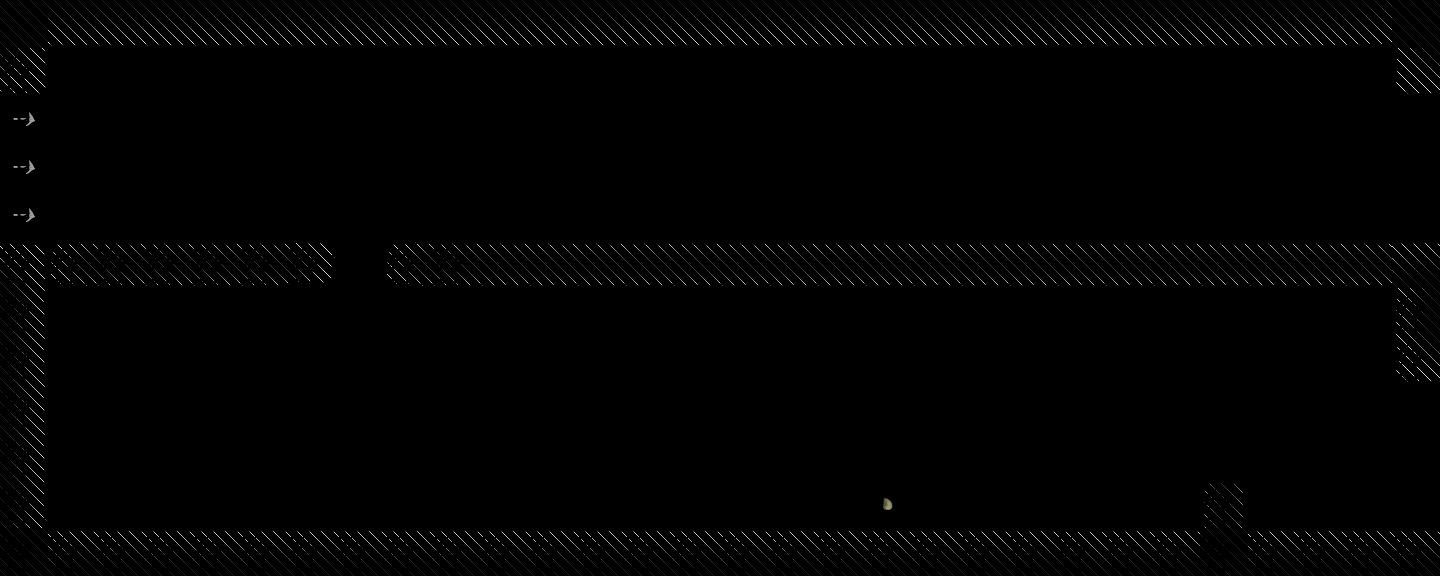

This is a level from a 2D game, rendered from its Tiled map with the project's own tilesets. A one-line summary and the map file follow, with tile-layer data summarised:
An orthogonal 30x12 tile map with 48x48 px tiles, 2 tile layers (Tiles, Objects), 2 tilesets and 6 objects.

<map version="1.0" orientation="orthogonal" width="30" height="12" tilewidth="48" tileheight="48">
 <tileset firstgid="1" name="objects" tilewidth="48" tileheight="48">
  <image source="img/tiles/objects.png" width="192" height="192" />
  <tile id="0">
   <properties>
    <property name="components" value="Player" />
    <property name="object" value="" />
   </properties>
  </tile>
  <tile id="1">
   <properties>
    <property name="components" value="Finish" />
    <property name="object" value="" />
   </properties>
  </tile>
  <tile id="2">
   <properties>
    <property name="components" value="Dead" />
    <property name="object" value="" />
   </properties>
  </tile>
  <tile id="3">
   <properties>
    <property name="components" value="Wall" />
    <property name="object" value="" />
   </properties>
  </tile>
  <tile id="4">
   <properties>
    <property name="components" value="CellNormal" />
    <property name="object" value="" />
   </properties>
  </tile>
  <tile id="5">
   <properties>
    <property name="components" value="CellJump" />
    <property name="object" value="" />
   </properties>
  </tile>
  <tile id="8">
   <properties>
    <property name="components" value="CellNormal" />
    <property name="object" value="" />
   </properties>
  </tile>
 </tileset>
 <tileset firstgid="17" name="standard" tilewidth="48" tileheight="48">
  <image source="img/tiles/standard.png" width="384" height="384" />
  <tile id="13">
   <properties>
    <property name="components" value="Finish" />
   </properties>
  </tile>
  <tile id="14">
   <properties>
    <property name="components" value="Finish" />
   </properties>
  </tile>
  <tile id="21">
   <properties>
    <property name="components" value="Finish" />
   </properties>
  </tile>
  <tile id="29">
   <properties>
    <property name="components" value="Finish" />
   </properties>
  </tile>
 </tileset>
 <layer name="Tiles" width="30" height="12">
  <data>[360 cells, 109 non-empty, 19 distinct tile ids]</data>
 </layer>
 <layer name="Objects" width="30" height="12">
  <data>[360 cells, 52 non-empty, 2 distinct tile ids]</data>
 </layer>
 <objectgroup name="Calque d'objets 1" width="30" height="12">
  <object x="108" y="126" width="205" height="166">
   <properties>
    <property name="components" value="IngameMessage" />
    <property name="text" value="Cells cannot do much by themselves." />
   </properties>
  </object>
  <object x="406" y="374" width="165" height="184">
   <properties>
    <property name="components" value="IngameMessage" />
    <property name="text" value="But they are able to combine..." />
   </properties>
  </object>
  <object x="367" y="238" width="1" />
  <object x="628" y="428" width="165" height="184">
   <properties>
    <property name="components" value="IngameMessage" />
    <property name="text" value="...with other bodies?" />
   </properties>
  </object>
  <object x="787" y="321" width="209" height="233">
   <properties>
    <property name="components" value="IngameMessage" />
    <property name="image" value="MERGE" />
   </properties>
  </object>
  <object x="1011" y="422" width="234" height="220">
   <properties>
    <property name="components" value="IngameMessage" />
    <property name="image" value="JUMP" />
    <property name="text" value="This cell can now jump!" />
   </properties>
  </object>
 </objectgroup>
</map>
